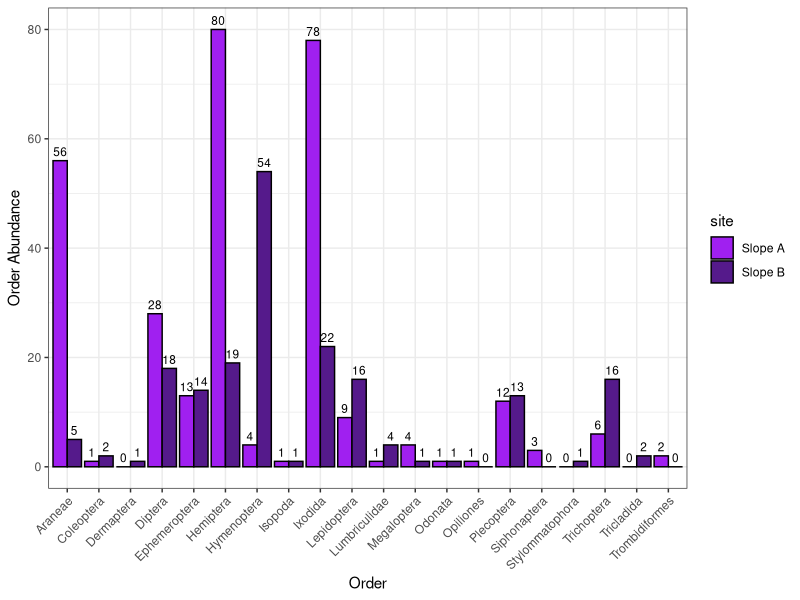
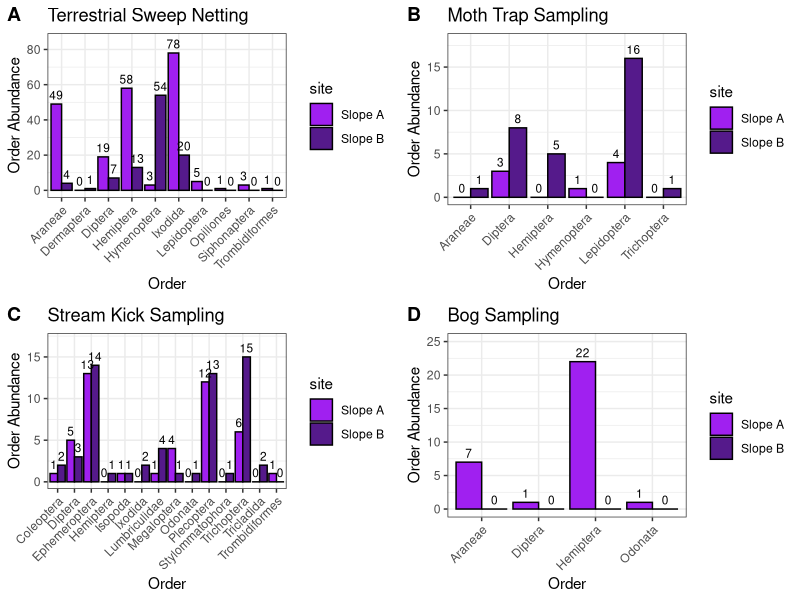
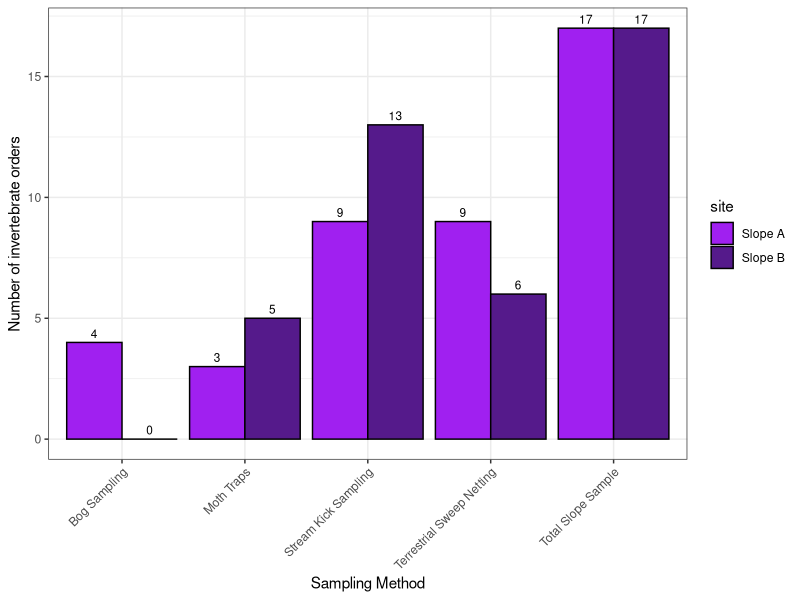

Source code (R) for these figures, in order: (Note: this script raises an error after producing the figures.)
# clear environment
rm(list=ls())

# import packages needed
library(ggplot2)
library(dplyr)
library(vegan)
library(tidyr)
library(tibble)
library(cowplot)
# ...

# import full data set
arran_data_full <- read.csv('./Data/arran_data_full.csv')
# check the data set
head(arran_data_full)

# check data types
str(arran_data_full)
arran_data_full$eventID <- as.factor(arran_data_full$eventID)
arran_data_full$site <- as.factor(arran_data_full$site)
arran_data_full$samplingProtocol <- as.factor(arran_data_full$samplingProtocol)
arran_data_full$vernacularName <- as.factor(arran_data_full$vernacularName)
arran_data_full$individualCount <- as.numeric(arran_data_full$individualCount)
# ... need to finish
str(arran_data_full)

# create subsets of the data

vert_data <- arran_data_full %>% slice(236:302)
# for total number of vertebrate species use vert_data
# but for counts or diversity yse vert_count_data
vert_count_data <- vert_data %>% slice(47:67)




# ANALYSIS OF INVERTEBRATE BIODIVERSITY 
# subset the data on invertebrates
invert_data <- arran_data_full %>% slice(1:235)

# remove any instances witch could not be identified to order
invert_data <- invert_data %>%
  filter(order != "")

# abundances of each invertebrate order
invert_abundances <- invert_data %>%
  group_by(site, order) %>%
  summarise(total_count = sum(individualCount), .groups = "drop")
# add zeros for orders not present on one slope but present on another
invert_abundances <- invert_abundances %>%
  complete(order, site, fill = list(total_count = 0))



# plot abundances of each invertebrate order
ggplot(invert_abundances, aes(x = order, y = total_count, fill = site)) +
  geom_bar(stat = "identity", position = "dodge", colour = "black") +
  geom_text(
    aes(label = total_count),
    position = position_dodge(width = 0.9), # Adjust text position to align with bars
    vjust = -0.5, # Position text slightly above the bars
    size = 3      # Adjust text size
  ) +
  labs(x = "Order", y = "Order Abundance") +
  scale_fill_manual(values = c("Slope A" = "purple", "Slope B" = "purple4")) +
  theme_bw() +
  theme(axis.text.x = element_text(angle = 45, vjust = 1, hjust=1))
# still need to adjust text size?
# change Key labels and heading
# spread out bars?

# calculate alpha diversity (here number of unique orders) for each site
invert_alpha_div <- invert_data %>%
  group_by(site) %>% # Group by site
  summarise(no_orders = n_distinct(order), .groups = "drop") # Count unique species

# analysis of invertebrate data - sweep netting
# subset of dataset including only data collected on terrestrial invertebrates using sweep netting techniques
invert_sweep_data1 <- invert_data[(1:26),]
invert_sweep_data2 <- invert_data[(49:126),]
invert_sweep_data <- rbind(invert_sweep_data1, invert_sweep_data2)
# remove any instances witch could not be identified to order
invert_sweep_data <- invert_sweep_data %>%
  filter(order != "")
# abundances of each invertebrate order
invert_sweep_abundances <- invert_sweep_data %>%
  group_by(site, order) %>%
  summarise(total_count = sum(individualCount), .groups = "drop")
# add zeros for orders not present on one slope but present on another
invert_sweep_abundances <- invert_sweep_abundances %>%
  complete(order, site, fill = list(total_count = 0))
# plot this data
invert_sweep_abundances_plot <- ggplot(invert_sweep_abundances, aes(x = order, y = total_count, fill = site)) +
  geom_bar(stat = "identity", position = "dodge", colour = "black") +
  ylim(0, 85) +            # Set y-axis limits from 0 to 500
  geom_text(
    aes(label = total_count),
    position = position_dodge(width = 0.9), # Adjust text position to align with bars
    vjust = -0.5, # Position text slightly above the bars
    size = 3      # Adjust text size
  ) +
  labs(x = "Order", y = "Order Abundance", title = "Terrestrial Sweep Netting") +
  scale_fill_manual(values = c("Slope A" = "purple", "Slope B" = "purple4")) +
  theme_bw() +
  theme(axis.text.x = element_text(angle = 45, vjust = 1, hjust=1))
# calculate alpha diversity ( number of unique orders) for each site
invert_sweep_div <- invert_sweep_data %>%
  group_by(site) %>% # Group by site
  summarise(no_orders = n_distinct(order), .groups = "drop") # Count unique species

# analysis of invertebrate data - moth traps
invert_moth_data <- invert_data[(27:48), ]
# remove any instances witch could not be identified to order
invert_moth_data <- invert_moth_data %>%
  filter(order != "")
# abundances of each invertebrate order
invert_moth_abundances <- invert_moth_data %>%
  group_by(site, order) %>%
  summarise(total_count = sum(individualCount), .groups = "drop")
# add zeros for orders not present on one slope but present on another
invert_moth_abundances <- invert_moth_abundances %>%
  complete(order, site, fill = list(total_count = 0))
# plot this data
invert_moth_abundances_plot <- ggplot(invert_moth_abundances, aes(x = order, y = total_count, fill = site)) +
  geom_bar(stat = "identity", position = "dodge", colour = "black") +
  ylim(0, 18) +
  geom_text(
    aes(label = total_count),
    position = position_dodge(width = 0.9), # Adjust text position to align with bars
    vjust = -0.5, # Position text slightly above the bars
    size = 3      # Adjust text size
  ) +
  labs(x = "Order", y = "Order Abundance", title = "Moth Trap Sampling") +
  scale_fill_manual(values = c("Slope A" = "purple", "Slope B" = "purple4")) +
  theme_bw() +
  theme(axis.text.x = element_text(angle = 45, vjust = 1, hjust=1))
# calculate alpha diversity ( number of unique orders) for each site
invert_moth_div <- invert_moth_data %>%
  group_by(site) %>% # Group by site
  summarise(no_orders = n_distinct(order), .groups = "drop") # Count unique species

# analysis of invertebrate data - streams
invert_stream_data <- invert_data[(127:204), ]
# remove any instances witch could not be identified to order
invert_stream_data <- invert_stream_data %>%
  filter(order != "")
# abundances of each invertebrate order
invert_stream_abundances <- invert_stream_data %>%
  group_by(site, order) %>%
  summarise(total_count = sum(individualCount), .groups = "drop")
# add zeros for orders not present on one slope but present on another
invert_stream_abundances <- invert_stream_abundances %>%
  complete(order, site, fill = list(total_count = 0))
# plot this data
invert_stream_abundances_plot <- ggplot(invert_stream_abundances, aes(x = order, y = total_count, fill = site)) +
  geom_bar(stat = "identity", position = "dodge", colour = "black") +
  ylim(0, 17) +
  geom_text(
    aes(label = total_count),
    position = position_dodge(width = 0.9), # Adjust text position to align with bars
    vjust = -0.5, # Position text slightly above the bars
    size = 3      # Adjust text size
  ) +
  labs(x = "Order", y = "Order Abundance", title = "Stream Kick Sampling") +
  scale_fill_manual(values = c("Slope A" = "purple", "Slope B" = "purple4")) +
  theme_bw() +
  theme(axis.text.x = element_text(angle = 45, vjust = 1, hjust=1))
# calculate alpha diversity ( number of unique orders) for each site
invert_stream_div <- invert_stream_data %>%
  group_by(site) %>% # Group by site
  summarise(no_orders = n_distinct(order), .groups = "drop") # Count unique species

# analysis of invertebrate data - bog
invert_bog_data <- invert_data[(205:223), ]
# remove any instances witch could not be identified to order
invert_bog_data <- invert_bog_data %>%
  filter(order != "")
# abundances of each invertebrate order
invert_bog_abundances <- invert_bog_data %>%
  group_by(site, order) %>%
  summarise(total_count = sum(individualCount), .groups = "drop")
# add zeros for orders not present on one slope but present on another
invert_bog_abundances <- invert_bog_abundances %>%
  complete(order, site, fill = list(total_count = 0))
# plot this data
invert_bog_abundances_plot <- ggplot(invert_bog_abundances, aes(x = order, y = total_count, fill = site)) +
  geom_bar(stat = "identity", position = "dodge", colour = "black") +
  ylim(0, 25) +
  geom_text(
    aes(label = total_count),
    position = position_dodge(width = 0.9), # Adjust text position to align with bars
    vjust = -0.5, # Position text slightly above the bars
    size = 3      # Adjust text size
  ) +
  labs(x = "Order", y = "Order Abundance", title = "Bog Sampling") +
  scale_fill_manual(values = c("Slope A" = "purple", "Slope B" = "purple4")) +
  theme_bw() +
  theme(axis.text.x = element_text(angle = 45, vjust = 1, hjust=1))
# calculate alpha diversity ( number of unique orders) for each site
invert_bog_div <- invert_bog_data %>%
  group_by(site) %>% # Group by site
  summarise(no_orders = n_distinct(order), .groups = "drop") # Count unique species

# combine all invert habitat order abundances
# call relevant plots, in panel display
plot_grid(invert_sweep_abundances_plot, invert_moth_abundances_plot, invert_stream_abundances_plot, invert_bog_abundances_plot, labels = "AUTO")

# combine all invert habitat order diversities
invert_sweep_div$sample <- c("Terrestrial Sweep Netting")
invert_moth_div$sample <- c("Moth Traps")
invert_stream_div$sample <- c("Stream Kick Sampling")
invert_bog_div_nrow <- data.frame(site = "Slope B", no_orders = 0)
invert_bog_div <- rbind(invert_bog_div, invert_bog_div_nrow)
invert_bog_div$sample <- c("Bog Sampling")
invert_alpha_div$sample <- c("Total Slope Sample")
invert_sample_div <- rbind(invert_sweep_div, invert_moth_div, invert_stream_div, invert_bog_div, invert_alpha_div)
# plot invert div data
ggplot(invert_sample_div, aes(x = sample, y = no_orders, fill = site)) +
  geom_bar(stat = "identity", position = "dodge", colour = "black") +
  geom_text(
    aes(label = no_orders),
    position = position_dodge(width = 0.9), # Adjust text position to align with bars
    vjust = -0.5, # Position text slightly above the bars
    size = 3      # Adjust text size
  ) +
  labs(x = "Sampling Method", y = "Number of invertebrate orders") + 
  scale_fill_manual(values = c("Slope A" = "purple", "Slope B" = "purple4")) +
  theme_bw() +
  theme(axis.text.x = element_text(angle = 45, vjust = 1, hjust=1))


# ANALYSIS OF VERTEBRATE BIODIVERSITY
 
# remove camera trap data due to small sample size
vert_count_data <- vert_count_data %>%
  filter(samplingProtocol != "Camera traps")

# rearrange for total count for each species by slope
vert_abundances <- vert_count_data %>%
  group_by(site, vernacularName) %>%
  summarise(total_count = sum(individualCount), .groups = "drop")

# add zeros for orders not present on one slope but present on another
vert_abundances <- vert_abundances %>%
  complete(order, site, fill = list(total_count = 0))

ggplot(vert_abundances, aes(x = vernacularName, y = total_count, fill = site)) +
  geom_bar(stat = "identity", position = "dodge", colour = "black") +
  geom_text(
    aes(label = total_count),
    position = position_dodge(width = 0.9), # Adjust text position to align with bars
    vjust = -0.5, # Position text slightly above the bars
    size = 3      # Adjust text size
  ) +
  labs(x = "Species", y = "Species Count") +
  scale_fill_manual(values = c("Slope A" = "purple", "Slope B" = "purple4")) +
  theme_bw() +
  theme(axis.text.x = element_text(angle = 45, vjust = 1, hjust=1))

# then can do calls per audiomoth!
# no - not informative, data too messy/ sample too small

# number of vertebrate species present on each slope, from all data
vert_alpha_div <- vert_data %>%
  group_by(site) %>% # Group by site
  summarise(no_species = n_distinct(vernacularName), .groups = "drop") # Count unique species

#plot this!!!
ggplot(vert_alpha_div, aes(x = site, y = no_species, fill = site)) +
  geom_bar(stat = "identity", position = "dodge", colour = "black") +
  geom_text(
    aes(label = no_species),
    position = position_dodge(width = 0.9), # Adjust text position to align with bars
    vjust = -0.5, # Position text slightly above the bars
    size = 3      # Adjust text size
    ) +
  labs(x = "Proposed Site", y = "Number of vertebrate species") + 
  scale_fill_manual(values = c("Slope A" = "purple", "Slope B" = "purple4")) +
  theme_bw()
# still need to adjust text sizes
# sort legend


# # ALPHA DIVERSITY OVERALL
# # Summarise the number of species, per class, per site
# unique(arran_data_full$class)
# arran_data_full <- arran_data_full %>%
#   filter(individualCount != 0)
# unique(arran_data_full$class)
# 
# ggplot(arran_class_abundance, aes(x = class, y = total_count, fill = site)) +
#   geom_bar(stat = "identity", position = "dodge", colour = "black") +
#   geom_text(
#     aes(label = total_count),
#     position = position_dodge(width = 0.9), # Adjust text position to align with bars
#     vjust = -0.5, # Position text slightly above the bars
#     size = 3      # Adjust text size
#   ) +
#   labs(x = "Class", y = "Total Abundance") +
#   scale_fill_manual(values = c("Slope A" = "purple", "Slope B" = "purple4")) +
#   theme_bw() +
#   theme(axis.text.x = element_text(angle = 45, vjust = 1, hjust=1))
# # overall pretty similar - but Slope A fairing slightly better?
# # not very informative though
# 
# # Summarise the number of species, per order, per site
# unique(arran_data_full$order)
# arran_data_full <- arran_data_full %>%
#   filter(individualCount != 0)
# unique(arran_data_full$order)
# 
# arran_order_abundance <- arran_data_full %>%
#   group_by(site, order) %>% # Group by site
#   summarise(total_count = sum(individualCount), .groups = "drop") # sum abundance of each unique class
# 
# ggplot(arran_order_abundance, aes(x = order, y = total_count, fill = site)) +
#   geom_bar(stat = "identity", position = "dodge", colour = "black") +
#   geom_text(
#     aes(label = total_count),
#     position = position_dodge(width = 0.9), # Adjust text position to align with bars
#     vjust = -0.5, # Position text slightly above the bars
#     size = 3      # Adjust text size
#   ) +
#   labs(x = "Order", y = "Total Abundance") +
#   scale_fill_manual(values = c("Slope A" = "purple", "Slope B" = "purple4")) +
#   theme_bw() +
#   theme(axis.text.x = element_text(angle = 45, vjust = 1, hjust=1))
# # also not informative


# BETA DIVERSITY

# remove vertebrate presence data
arran_data_full2 <- arran_data_full[-(236:281), ]

arran_class_abundance <- arran_data_full2 %>%
  group_by(site, class) %>% # Group by site
  summarise(total_count = sum(individualCount), .groups = "drop") # sum abundance of each unique class

# remove empty rows of data - i.e. samples where nothing was found
arran_class_abundance <- arran_class_abundance %>%
  filter(total_count != 0)

# rearrange data set
arran_data_rearranged <- arran_class_abundance %>%
  tidyr::pivot_wider(names_from = class, values_from = total_count, values_fill = 0) %>%
  column_to_rownames(var = "site")

# Set the 'site' column as row names using tibble's function
rownames(arran_data_rearranged) <- arran_data_rearranged$site
#arran_data_rearranged <- arran_data_rearranged[, -1]  # Remove the 'site' column

# shannons
arran_shannons <- diversity(arran_data_rearranged[,1:11])
arran_shannons <- as.numeric(arran_shannons)

shannons_slopeA <- arran_shannons[2]
shannons_slopeB <- arran_shannons[1]

arran_diversity_indicies <- data.frame(diversity_index = character(0), Slope_A = numeric(0), Slope_B = numeric(0))
arran_shannons <- data.frame(diversity_index = "shannons", Slope_A = shannons_slopeA, Slope_B = shannons_slopeB)
arran_diversity_indicies <- rbind(arran_diversity_indicies, arran_shannons)

# simpsons
arran_simpsons <- diversity(arran_data_rearranged[,1:11], index = "simpson")
arran_simpsons <- as.numeric(arran_simpsons)

simpsons_slopeA <- arran_simpsons[2]
simpsons_slopeB <- arran_simpsons[1]

arran_simpsons <- data.frame(diversity_index = "simpsons", Slope_A = simpsons_slopeA, Slope_B = simpsons_slopeB)
arran_diversity_indicies <- rbind(arran_diversity_indicies, arran_simpsons)
# Slope A has higher diversity

arran_diversity_indicies

# rearrange to long form to plot
arran_diversity_long <- arran_diversity_indicies %>%
  pivot_longer(cols = starts_with("Slope"), names_to = "Slope", values_to = "Diversity") %>%
  rename(Index = diversity_index)

# plot diversity indices
ggplot(arran_diversity_long, aes(x = Slope, y = Diversity)) +
  geom_point(aes(colour = Index), na.rm = T, size = 3) +
  labs(x = "Proposed Site", y = "Class Diversity", colour = "Diversity Indices") +
  scale_x_discrete(labels = c("Slope A", "Slope B"))+
  scale_colour_manual(values = c("thistle2", "thistle")) +
  theme_bw()

# repeat for moth trap only

# repeat for vertebrate terrestrial sampling only

# repeat for streams only

# repeat for bog only

# repeat for bats only



# stuff
#select(-genre, -spotify_monthly_listeners, -year_founded)
